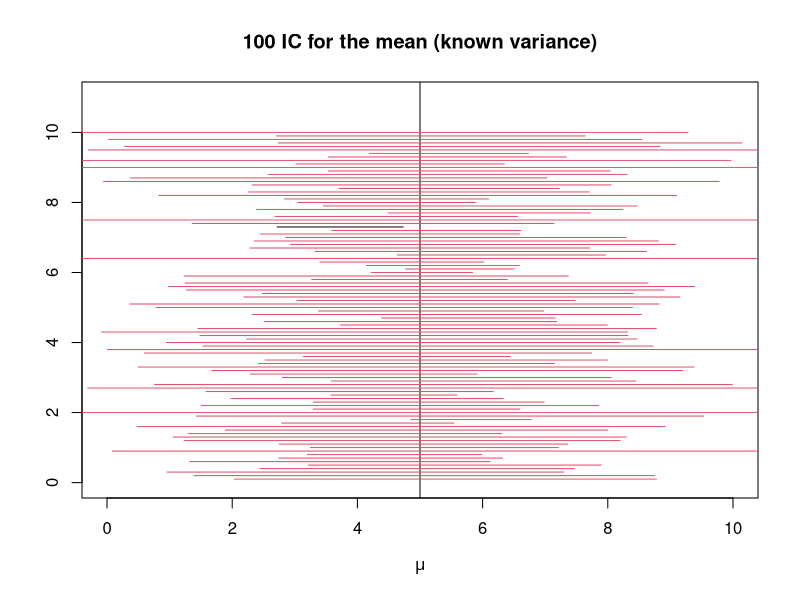

The R script that drew this image:
#normal case
set.seed(345)
mu <- 5
sigma <- 2
R <- 100
n <- 10

plot(0,0,xlim=c(0,10),ylim=c(0,11), type="n", xlab=expression(mu), ylab="",
     main = paste("100 IC for the mean (known variance)"), cex.main=1.2)
abline(v=mu)
alpha <- 0.05
inf <- vector(mode="numeric", length=R)
sup <- vector(mode="numeric", length=R)
l <- vector(mode="numeric",   length=R)
d <- 0
for (i in 1:R)
{
  y <- rnorm(n, mu, sigma)
  inf[i] <- mean(y)-qt(1-alpha/2, n-1)*var(y)/sqrt(n)
  sup[i] <- mean(y)+qt(1-alpha/2, n-1)*var(y)/sqrt(n)
  d <- d + 0.1 
  l[i] <- (mu > inf[i] & mu < sup[i]) 
  lines(seq(inf[i],sup[i],length=100), rep(d, 100), col=(l[i]+1))
}